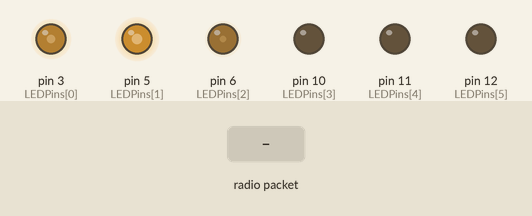
Simulated run of this sketch. Board: Arduino Uno, built with avr-gcc and run on an emulated ATmega328P. Parts: output pins drawn as LEDs (lit = HIGH). Inputs (shaded band) come from the test bench. No radio packets arrive unless stated; what the sketch prints to the serial monitor is not drawn.

Above: at 0.21 s.
At 1.2 s:
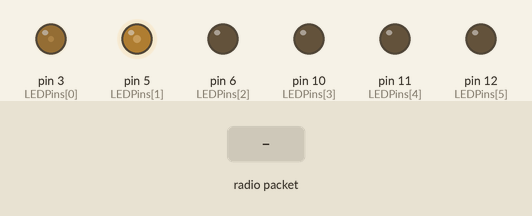
1.3 s: radio packet "5" arrives
At 2.9 s:
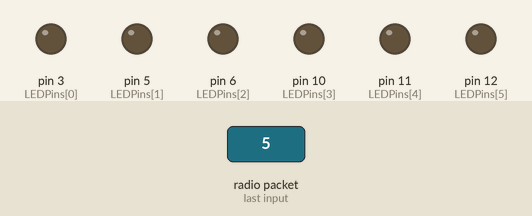
4.0 s: radio packet "200" arrives
Timing chart, 0 to 7.0 s (numbered marks = the images above; inputs shaded):
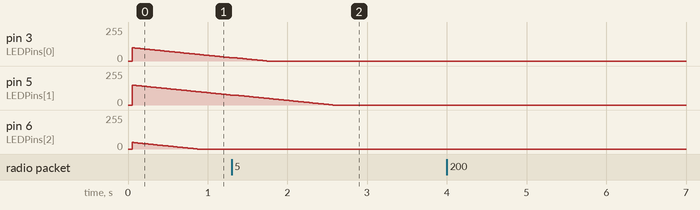

Measured:
- after the input at 4.0 s, every drawn part: stays the same

The sketch:

Arduino_light_receive.ino
```cpp
#include <VirtualWire.h>

//RF pin
const int receive_pin = 2;
//LED Channel pins
const int LEDPins[6] = {3,5,6,10,11,12};
//Holds the goal LED values
int goalValue[6];
//Holds the current channel values
int currentValue[6]={100,150,50,1,1,1}; //5000k blue 3000k
void setup()
{
    Serial.begin(9600);  // Debugging only
    Serial.println("setup");
    //Setting LED pins for output
    for(int i = 0; i < 6; i++)
    {
      pinMode(LEDPins[i], OUTPUT);
      Serial.println("setup LED Output" + i);
    }
    // Initialise the IO and ISR
    //Virtual wire aka RF stuff
    vw_setup(2000);  // Bits per sec
    vw_set_rx_pin(receive_pin);
    vw_rx_start();       // Start the receiver PLL running
}


void check_messages(){
    uint8_t buf[VW_MAX_MESSAGE_LEN];
    uint8_t buflen = VW_MAX_MESSAGE_LEN;
    Serial.println("Still running!");
    if (vw_get_message(buf, &buflen)) // Non-blocking
    {
      char buffer[4];
      buffer[0] = buf[1];
      buffer[1] = buf[2];
      buffer[2] = buf[3];
      buffer[3] = '\0';
      char LEDChannel[2];
      LEDChannel[0] = buf[0];
      LEDChannel[1] = '\0';
      Serial.println("PWM Value Pre value" + atoi(buffer));
      int nb = atoi(LEDChannel);
      int n = atoi(buffer);
      if(nb >= 0 && nb < 6){ // check range of light channel
      if(n >= 0 && n < 256){ //check range of value
      goalValue[nb-1]=n; //set the goal value for this channel to this amount
      Serial.println("PWM Pin" + nb);
      Serial.println("PWM Value" + atoi(buffer));
       }
     }
    }
}

//Handle light logic to actually change the light value
//This results in smoother transitions between lighting levels
//This will always be the way levels change utilizing goalValues as the way for changes to occur elsewhere

void change_brightness(){
  for(int i = 0; i<6; i++){
       if(goalValue[i]!=currentValue[i]){
           int delta = 1; // value to change the currentvalue by
           if(goalValue[i]<currentValue[i]){
               delta = -1;
           }
           currentValue[i]+=delta;
           analogWrite(LEDPins[i],currentValue[i]);
       }
    }
}

void loop()
{
    check_messages(); //See if there's any new commands to change the lighting value
    change_brightness();

}
```
